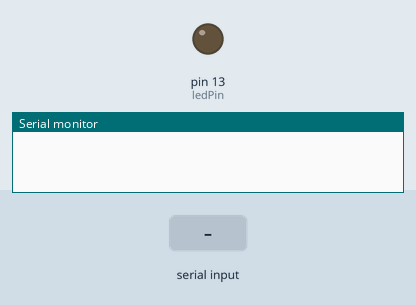
Recording of a sketch running on a simulated Arduino Uno, built with avr-gcc and run on an emulated ATmega328P. Parts: output pins drawn as LEDs (lit = HIGH), the last lines printed to the serial monitor. The test bench sets the inputs (shaded band).

Above: at 1.2 s.
1.3 s: "true\n" received over Serial
At 2.4 s:
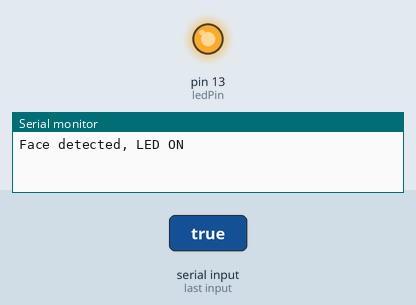
2.8 s: "false\n" received over Serial
At 3.5 s:
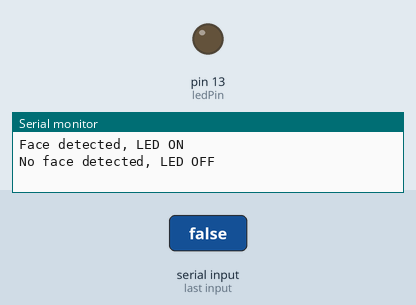
Timing chart, 0 to 5.8 s (numbered marks = the images above; inputs shaded):
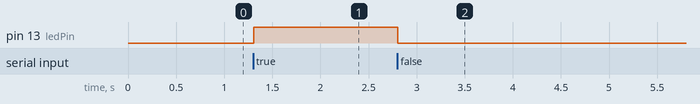

The sketch:

super-serial-face-arduino.ino
```cpp
const int ledPin = 13;  // Built-in LED on most Arduino boards

void setup() {
  Serial.begin(9600);  // Start serial communication at 9600 baud
  pinMode(ledPin, OUTPUT);  // Set the LED pin as an output
  digitalWrite(ledPin, LOW);  // Initially turn off the LED
}

void loop() {
  if (Serial.available() > 0) {  // Check if data is available to read
    String data = Serial.readStringUntil('\n');  // Read the incoming data until newline
    data.trim();  // Remove any leading/trailing whitespace

    if (data == "true") {
      digitalWrite(ledPin, HIGH);  // Turn on the LED if a face is detected
      Serial.println("Face detected, LED ON");
    } else if (data == "false") {
      digitalWrite(ledPin, LOW);  // Turn off the LED if no face is detected
      Serial.println("No face detected, LED OFF");
    }
  }
}
```

Measured:
- after the input at 1.3 s, pin 13 (ledPin): LOW → HIGH at once
- after the input at 2.8 s, pin 13 (ledPin): HIGH → LOW at once
